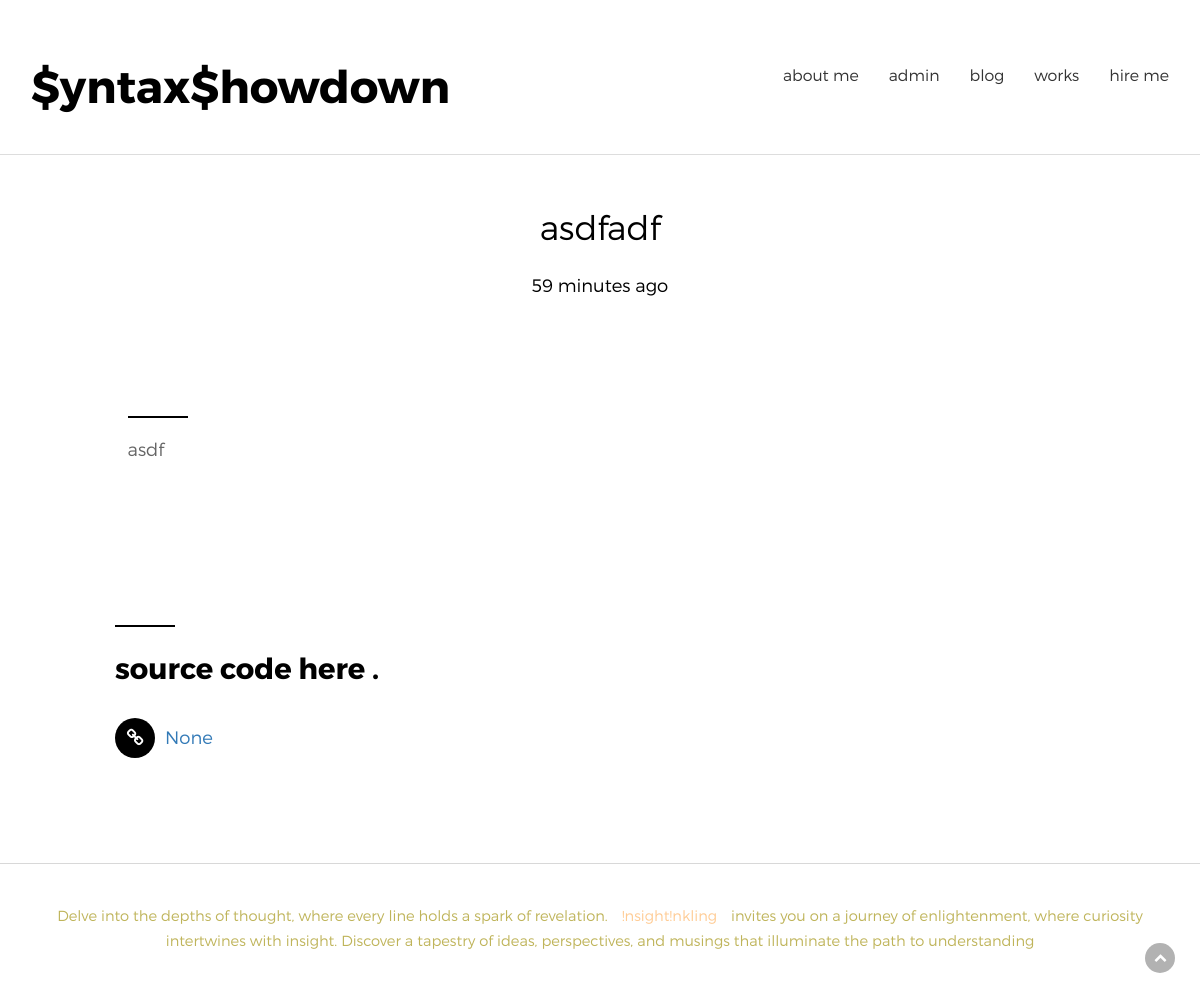
The page /work/3 on the database its author committed.
### asset/models.py (models this page shows, shortened)
class Works(models.Model):
    title = models.CharField(max_length=30000)
    work_time = models.CharField(max_length=3000,default="",blank=True, null=True)
    category = models.ForeignKey(CategoryWork, on_delete=models.CASCADE,blank=True, null=True)  # Removed default value
    image0 = models.ImageField(upload_to='uploads/works/', blank=True, null=True)
    image1 = models.ImageField(upload_to='uploads/works/', blank=True, null=True)
    image2 = models.ImageField(upload_to='uploads/works/', blank=True, null=True)
    image3 = models.ImageField(upload_to='uploads/works/', blank=True, null=True)
    image4 = models.ImageField(upload_to='uploads/works/', blank=True, null=True)
    image5 = models.ImageField(upload_to='uploads/works/', blank=True, null=True)
    description = models.TextField(default='', blank=True, null=True)
    tools = models.TextField(default='', blank=True, null=True)
    web_link = models.URLField(max_length=10000, blank=True, null=True)
    source_code = models.URLField(max_length=10000, blank=True, null=True) #<----এটি মানে হল ফিল্ডটি ফর্মে একটি মান প্রবেশ করার জন্য বাধ্যতা নেই। অর্থাৎ, ফিল্ডটি খালি অথবা মান না দিয়েও ফর্ম সাবমিট করা যাবে।
    upload_in = models.DateTimeField(auto_now_add=True)
    class Meta:
        ordering = ('-upload_in',)
        verbose_name_plural = 'Works'

### asset/views.py (the view)
# urls.py: path('work/<int:wk>',work,name="work"),
def work(request,wk):
    work = Works.objects.get(id=wk)
    return render(request,'files/work.html',{'work':work})

### templates/files/work.html (shortened to what this page needs)
{%extends 'link.html'%}{%load static%}
{% block content%}
<section id="bloginner" class="bloginner sections margin-top-120">
    <div class="container">
        <div class="row">
            <div class="col-sm-12">
                <div class="head_title text-center">
                    <h3>{{work.title}}</h3><br />
                    <h6>{{work.upload_in|timesince}} ago</h6>
                </div>
                <div class="main_bloginner_area">
                    <div class="row">
                        <div class="col-sm-10 col-sm-offset-1">
                            <div class="main_bloginner_content">
                                <div class="single_bloginner s_blogIner_2 margin-top-60">
                                    <div class="separator2"></div>
                                    <p>
                                        {{work.description|linebreaksbr}}
                                    </p>
                                </div>
                            </div>
                        </div>
                    </div>
                </div>
                <br />
                <br /><br />
                <br />
                <div class="row">
                    <div class="row">
                        <div class="col-sm-10 col-sm-push-1">
                            <div class="single_bloginner s_blogIner_5 margin-top-60">
                                <div class="separator2"></div>
                                <h4 style="font-size:29px">source code here .</h4><br />
                                <div class="work_socail transition">
                                    <a href="{{work.source_code}}" target="_blank">
                                        <i class="fa fas fa-link img-circle"></i>{{work.source_code|slice:':100'}}
                                    </a>
                                </div>
                            </div>
                        </div>
                    </div>
                </div>
            </div>
        </div>
    </div>
</section>
{% endblock content%}

### static/assets/css/style.css (style rules this page uses)
html, body { background-color: #fff; font-size: 18px; color: #656565; width: 100%; padding: 0; margin-left: 0; margin-right: 0; font-family: 'montserratlight'; }
a, a:hover, a:active, a:focus { text-decoration: none; outline: none; }
a, button, a span { -webkit-transition: 0.2s ease-in-out; -o-transition: 0.2s ease-in-out; transition: 0.2s ease-in-out; }
*, *:before, *:after { -webkit-box-sizing: border-box; -moz-box-sizing: border-box; box-sizing: border-box; }
p { margin: 0 0 15px; }
h1, h2, h3, h4, h5, h6 { margin: 0; color:#000000; }
h4, h5 { font-weight: 300; margin: 0; line-height: 2rem; }
h3 { font-size:1.875rem; line-height: 2.5rem; font-family: 'montserratlight'; }
h4 { font-size: 2.5rem; line-height: 2.5rem; font-family: 'montserratbold'; }
h6 { font-size: 1rem; margin-bottom: .9rem; }
p { line-height: 1.375rem; margin-bottom:30px; }
p:last-child { margin-bottom: 0px; }
.transition { -webkit-transition: all 300ms linear; -moz-transition: all 300ms linear; -o-transition: all 300ms linear; -ms-transition: all 300ms linear; transition: all 300ms linear; }
.sections { padding-top:85px; padding-bottom: 105px; overflow: hidden; }
.separator2 { height: 2px; width: 60px; margin:20px 0px; background: #000; }
.margin-top-60 { margin-top: 60px; }
.margin-top-120 { margin-top: 120px; }
.head_title { margin-bottom:60px; }
.work_socail a i { background: #000; color:#fff; transition: all 0.6s; text-align: center; width: 40px; height: 40px; line-height: 40px; margin-right: 10px; }

### rows shown on the page
Works: title "asdfadf", upload_in "59 minutes", description "asdf", source_code "None"
